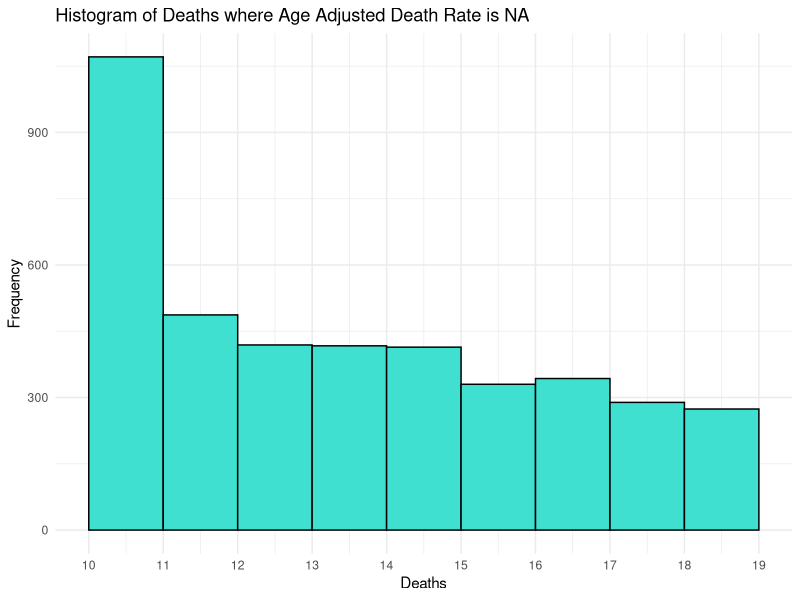
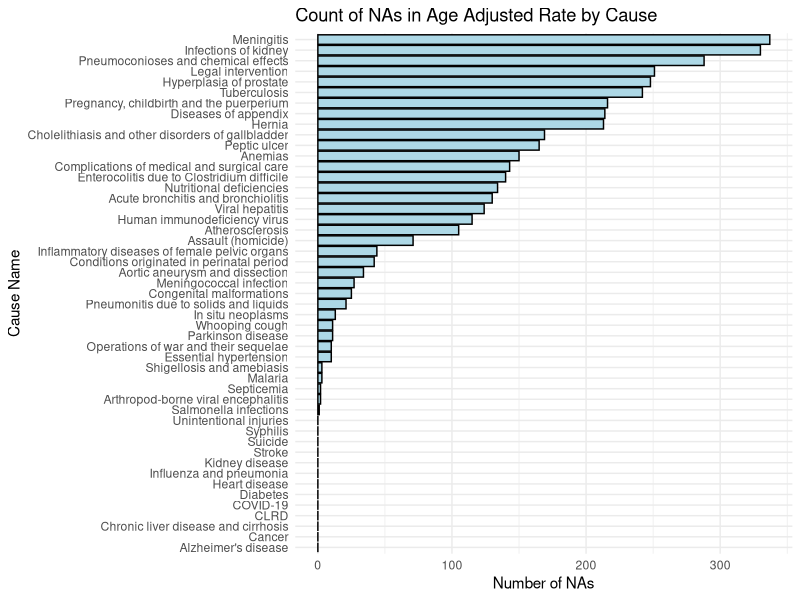

R code for these plots, in order:
## ---- chunk 1
library(readr)
cdc_dataset = read_csv("NCHS_Leading_Causes_of_Death_United_States_2020.csv")
#print(head(cdc_dataset, 10))

library(flextable)
flextable(head(cdc_dataset))


## ---- chunk 2
#Searching for the minimum value registered for Deaths
summary(cdc_dataset$Deaths)
## ---- chunk 3
# Load necessary library
library(ggplot2)

filtered_data <- subset(cdc_dataset, is.na(`Age Adjusted Rate`))
max_death <- max(filtered_data$Deaths, na.rm = TRUE)

ggplot(filtered_data, aes(x = Deaths)) +
  geom_histogram(binwidth = 1, boundary = 9, fill = "turquoise", color = "black") +
  scale_x_continuous(breaks = 9:max_death + 1) +
  labs(title = "Histogram of Deaths where Age Adjusted Death Rate is NA", x = "Deaths", y = "Frequency")+
  theme_minimal()

## ---- chunk 4
#Libraries
library(ggplot2)
library(dplyr)

#Subset
na_count <- cdc_dataset %>%
  group_by(`Cause Name`) %>%
  summarise(NA_Count = sum(is.na(`Age Adjusted Rate`))) %>%
  arrange(desc(NA_Count))

#plot
ggplot(na_count, aes(x = NA_Count, y = reorder(`Cause Name`, NA_Count))) +
 geom_bar(stat = "identity", fill = "lightblue", color = 'black') +
  labs(title = "Count of NAs in Age Adjusted Rate by Cause", x = "Number of NAs", y = "Cause Name") +
  theme_minimal()
